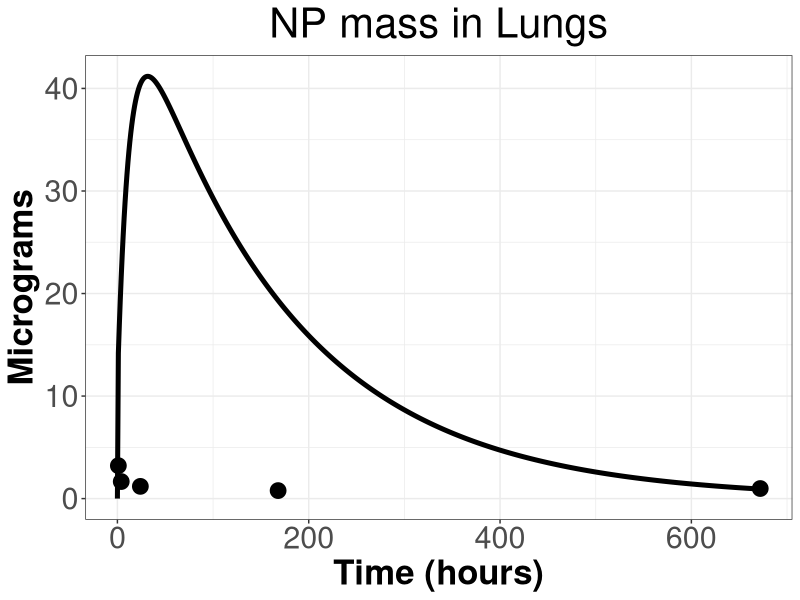
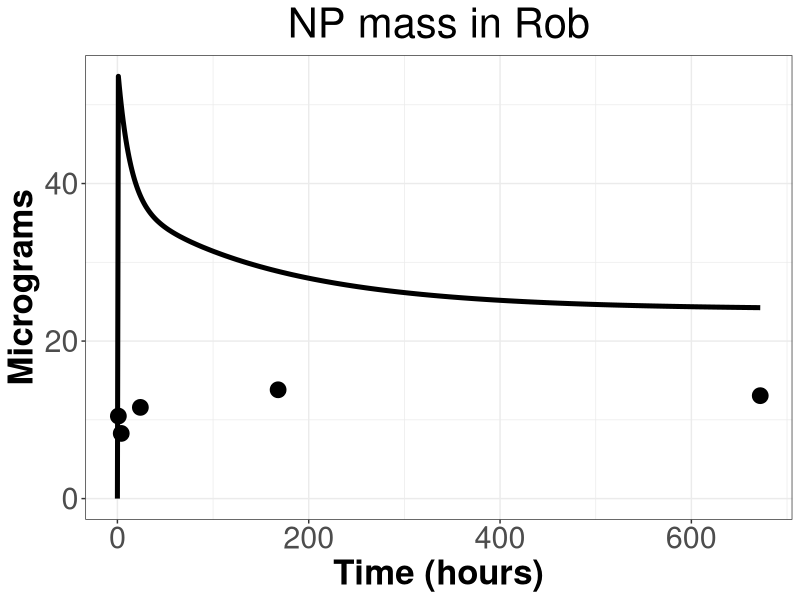
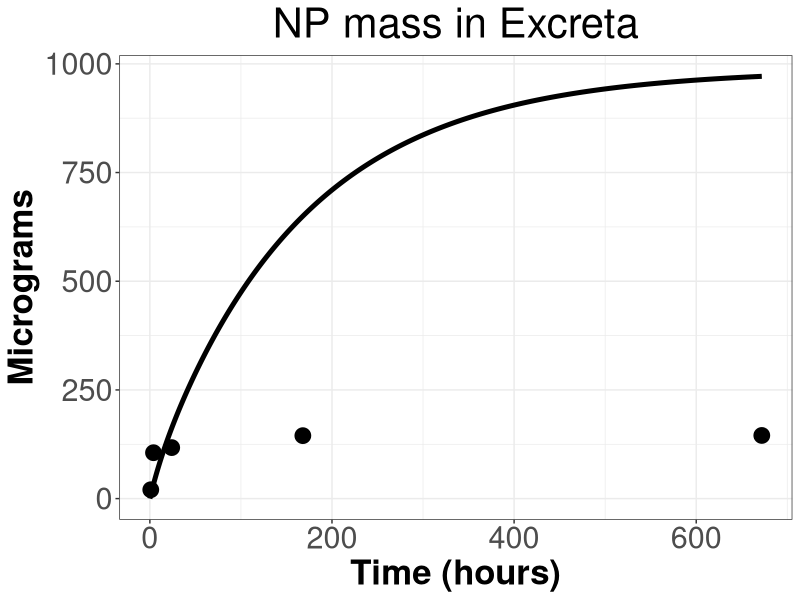
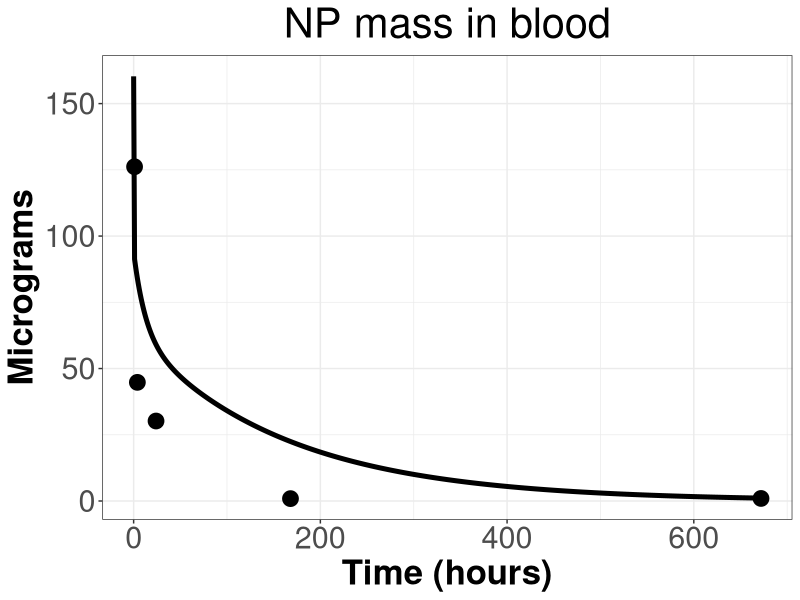

Write the R code that produced these figures, in order.
# Working directory

setwd("C:/Users/ptsir/Documents/GitHub/NP_mediated_drug_delivery")

# *** metrics ***

# The metric used for the optimization
mse_custom <- function(observed, predicted){
  mean((observed - predicted)^2)
}

mape <- function(observed, predicted){
  mean(abs(observed-predicted)*100/observed)
}

rmse <- function(observed, predicted){
  sqrt(mean((observed-predicted)^2)) 
}

AAFE <- function(observations, predictions, times=NULL){
  y_obs <- unlist(observations)
  y_pred <- unlist(predictions)
  # Total number of observations
  N<- length(y_obs)
  log_ratio <- rep(NA, N) 
  for ( i in 1:N){
    log_ratio[i] <- abs(log((y_pred[i]/y_obs[i]), base = 10))
  }
  aafe <- 10^(sum(log_ratio)/N) 
  return(aafe)
}

SODI <- function(observed, predicted, comp.names =NULL){
  # Check if the user provided the correct input format
  if (!is.list(observed) || !is.list(predicted)){
    stop(" The observations and predictions must be lists")
  }
  # Check if the user provided equal length lists
  if (length(observed) != length(predicted)){
    stop(" The observations and predictions must have the same compartments")
  }
  Ncomp <- length(observed) # Number of compartments
  I <- rep(NA, Ncomp) # Compartment discrepancy index
  N_obs <- rep(NA, Ncomp) #Number of observations per compartment
  #loop over the compartments
  for (i in 1:Ncomp){
    Et <- 0 #relative error with observations
    St <- 0  #relative error with simulations
    N <- length(observed[[i]]) # number of observations for compartment i
    # Check if observations and predictions have equal length
    if(N != length(predicted[[i]])){
      stop(paste0("Compartment ",i," had different length in the observations and predictions"))
    }
    N_obs[i] <- N # populate the N_obs vector
    for (j in 1:N){
      # sum of relative squared errors (error = observed - predicted)
      Et <- Et + ( abs(observed[[i]][j] - predicted[[i]][j])  / observed[[i]][j] )  ^2
      St <- St + ( abs(observed[[i]][j] - predicted[[i]][j])  / predicted[[i]][j] )  ^2
    }
    
    # root mean of the square of observed values
    RMEt <- sqrt(Et/N)
    # root mean of the square of simulated values
    RMSt <- sqrt( St/N)
    
    I[i] <- (RMEt + RMSt)/2   
  }
  # Total number of observations
  Ntot <- sum(N_obs)
  # Initialise the consolidated discrepancy index
  Ic <-0
  for (i in 1:Ncomp){
    # Give weight to compartments with more observations (more information)
    Ic <- Ic +  I[i]* N_obs[i]/Ntot
  }
  # Name the list of compartment discrepancy indices
  if ( !is.null(comp.names)){
    names(I) <- comp.names
  }else if (!is.null(names(observed))){
    names(I) <- names(observed)
  } else if (!is.null(names(predicted)) && is.null(comp.names) ){
    names(I) <- names(predicted)
  }
  return(Ic)
  #return(list(Total_index = Ic, Compartment_index= I))
}

#####################################
### Function to create Parameters ###
#####################################
create.params <<- function(weight){
  # Physiological parameters units
  # V_blood, V_ven, V_art (ml): Volume of total blood, venous blood and arterial blood
  # w_i (g):                    mass of tissue or organ "i"
  # V_tis_i (ml):                volume of tissue or organ "i"
  # V_cap_i (ml):                volume of capillary blood in tissue "i"
  # Q_i, Q_total (ml/h):        regional blood flow of tissue or organ "i"
  
  # List with names of  compartments
  compartments <- list("RoB"="RoB","Heart"="Heart", "Kidneys"="Kidneys", 
                       "Brain"="Brain", "Spleen"="Spleen",
                       "Lungs"="Lungs", "Liver"="Liver", "Uterus"="Uterus", 
                       "Bone"="Bone", "Adipose"="Adipose", "Skin"="Skin",
                       "MusCLE_fs"="MusCLE_fs",
                       "GIT"="GIT") # List with names of all possible compartments
  
  ### Density of tissues/organs
  d_tissue <- 1 #g/ml
  d_skeleton <- 1.92 #g/ml
  d_adipose <- 0.940 #g/ml
  
  Q_total <- (1.54*weight^0.75)*60 # Total Cardiac Output (ml/h)
  
  Total_Blood <- 0.06*weight+0.77 # Total blood volume (ml)
  
  #The following equation gives the  adipose % of body weight 
  fr_ad <- 0.0199*weight + 1.644 # w in g,  Brown et al.1997 p.420. 
  #read data from excel
  fractions <- openxlsx::read.xlsx("Rat_physiological_parameters.xlsx",
                                   sheet = 1, colNames = T, rowNames = T)
  fractions <- as.matrix(sapply(fractions, as.numeric))
  rownames(fractions) <- compartments
  
  #Tissue weight fraction 
  Tissue_fractions <- fractions[,1]/100 # % of BW. Na values refers to the volume of the rest organs(RoB)
  Tissue_fractions[10] <- fr_ad/100
  #Regional blood flow fraction
  Regional_flow_fractions <- fractions[,2]/100 # % of total cardiac output
  #Capillary volume fractions (fractions of tissue volume)
  Capillary_fractions <- fractions[,3] # of tissue volume
  
  W_tis <- rep(0,length(compartments))
  V_tis <- rep(0,length(compartments))
  V_cap <- rep(0,length(compartments))
  
  # Retrieval of tissue weight fractions
  fw_heart <- Tissue_fractions[2]
  fw_kidneys <- Tissue_fractions[3]
  fw_brain <- Tissue_fractions[4]
  fw_spleen <-Tissue_fractions[5]
  fw_lungs <- Tissue_fractions[6]
  fw_liver <- Tissue_fractions[7]
  fw_skeleton <- Tissue_fractions[8]
  fw_uterus <- Tissue_fractions[9]
  fw_adipose <- Tissue_fractions[10]
  fw_skin <- Tissue_fractions[11]
  fw_musCLE_fs <- Tissue_fractions[12]
  fw_git <- Tissue_fractions[13]
  
  ### Calculation of tissue weights  
  W_tis[2] <- fw_heart*weight
  W_tis[3] <- fw_kidneys*weight
  W_tis[4] <- fw_brain*weight
  W_tis[5] <- fw_spleen*weight
  W_tis[6] <- fw_lungs*weight
  W_tis[7] <- fw_liver*weight
  W_tis[8] <- fw_uterus*weight
  W_tis[9] <- fw_skeleton*weight
  W_tis[10] <- fw_adipose*weight
  W_tis[11] <- fw_skin*weight
  W_tis[12] <- fw_musCLE_fs*weight
  W_tis[13] <- fw_git*weight
  
  for (i in 1:length(compartments)) {
    ###Calculation of tissue volumes
    if (i==9){
      V_tis[i] <- W_tis[i]/d_skeleton
    } else if(i==10){
      V_tis[i] <- W_tis[i]/d_adipose
    } else{
      V_tis[i] <- W_tis[i]/d_tissue 
    }
    
    ###Calculation of capillary volumes
    V_cap[i] <- V_tis[i]*Capillary_fractions[i]
  }
  
  
  ### Calculations for "Soft tissue" compartment
  W_tis[1] <- weight - sum(W_tis[2:length(W_tis)], na.rm = TRUE)-Total_Blood
  V_tis[1] <- W_tis[1]     
  
  Vven=0.64*Total_Blood
  Vart=0.15*Total_Blood
  
  V_lu_is <- V_tis[6] 
  V_lu_cap <- V_cap[6] 
  V_rob_is <- sum(V_tis)-V_tis[6]
  V_rob_cap <- sum(V_cap)-V_cap[6]
  
  return(c("Q_blood_total"=Q_total,  "V_ven"=Vven, "V_art"=Vart,
           "V_lu_is" = V_lu_is, "V_rob_is" = V_rob_is,
           "V_lu_cap" = V_lu_cap, "V_rob_cap" = V_rob_cap))
}


#===============================================
#2. Function to create initial values for ODEs 
#===============================================

create.inits <- function( dose){
  M_lu_cap<-0; M_lu_is<-0;M_lu_cell <- 0; M_lu_pc <- 0; M_rob_cap<-0; M_rob_is<-0; 
  M_rob_cell <- 0; M_rob_pc <- 0;
  M_ven <- dose; M_art<-0; M_excreta<-0
  
  return(c( "M_lu_cap" = M_lu_cap, "M_lu_is"=M_lu_is,"M_lu_cell" = M_lu_cell,
            "M_lu_pc" = M_lu_pc,
            "M_rob_cap"=M_rob_cap, "M_rob_is"=M_rob_is,"M_rob_cell" = M_rob_cell,
            "M_rob_pc" = M_rob_pc,
            
            "M_ven" = M_ven, "M_art" = M_art,"M_excreta" = M_excreta))
}
#==============
#3. ODEs System
#==============
Rat_model <- function(time, inits, params){
  with(as.list(c(inits, params)),{
    #Estimate the interpolated weights
    if (time<=7*24){
      interpolated_weight = round(229+ time*(243-229)/(7*24))
    }else{
      interpolated_weight =  round(243 + (time-7*24)*(288-243)/((28-7)*24))
    }
    #Find the position of the interpolated weight
    which_weight <- which(all_weights == interpolated_weight)
    # Obtain physiological parameters based on interpolated weight
    parameters <- physiological_pars[[which_weight]]
    Q_blood_total <- parameters["Q_blood_total"]
    V_ven <- parameters["V_ven"]
    V_art <- parameters["V_art"]
    V_lu_is <-  parameters["V_lu_is"]
    V_lu_cap <-  parameters["V_lu_cap"]
    V_rob_is <- parameters["V_rob_is"]
    V_rob_cap <- parameters["V_rob_cap"]
    
    Q_total <- Q_blood_total*(1-Hct)
    QL_lu <- Q_total/500
    QL_rob <- Q_total/500
    # Concentrations (micro grams of NPs)/(mL tissue)
    C_lu_is <- M_lu_is/V_lu_is
    C_lu_cap <- M_lu_cap/V_lu_cap
    C_rob_is <- M_rob_is/V_rob_is
    C_rob_cap <- M_rob_cap/V_rob_cap
    C_ven <- M_ven/V_ven
    C_art <- M_art/V_art
    
    #Estimate lung's reflection coefficient
    a_lu <- np_size/lung_pore_size
    Phi_lu = (1-a_lu)^2
    F_lu <- (((1-a_lu^2)^(3/2))*Phi_lu)/(1+0.2*(a_lu^2)*(1-a_lu^2)^16)
    G_lu <- ((1- (2*a_lu^2)/3 - 0.20217*a_lu^5 )/ (1-0.75851*a_lu^5)) - (0.0431*(1-(1-a_lu^10)))
    sigma_lu <- 1-(1-(1-Phi_lu)^2)*G_lu+2*a_lu^2*Phi_lu*F_lu
    
    #Estimate rob reflection coefficient
    a_rob <- np_size/rob_pore_size
    Phi_rob = (1-a_rob)^2
    F_rob <- (((1-a_rob^2)^(3/2))*Phi_rob)/(1+0.2*(a_rob^2)*(1-a_rob^2)^16)
    G_rob <- ((1- (2*a_rob^2)/3 - 0.20217*a_rob^5 )/ (1-0.75851*a_rob^5)) - (0.0431*(1-(1-a_rob^10)))
    sigma_rob <- 1-(1-(1-Phi_rob)^2)*G_rob+2*a_rob^2*Phi_rob*F_rob
    
    # Lungs
    dM_lu_cap <-  Q_total*C_ven - (Q_total-QL_lu)*C_lu_cap - (1-sigma_lu)*QL_lu*C_lu_cap 
    dM_lu_is <- (1-sigma_lu)*QL_lu*C_lu_cap   -QL_lu*C_lu_is -
                      k_lu_in *M_lu_is + k_lu_out *M_lu_cell 
    dM_lu_cell <- k_lu_in *M_lu_is - k_lu_out *M_lu_cell
    dM_lu_pc <-  0
    
    #Rest of the body
    dM_rob_cap <-  Q_total*C_art - (Q_total-QL_rob)*C_rob_cap - 
                    (1-sigma_rob)*QL_rob*C_rob_cap -M_rob_cap*pc_endo
    dM_rob_is <- (1-sigma_rob)*QL_rob*C_rob_cap - QL_rob*C_rob_is - CLE_f*M_rob_is-
                  k_rob_in *M_rob_is + k_rob_out *M_rob_cell
    dM_rob_cell <- k_rob_in *M_rob_is - k_rob_out *M_rob_cell
    dM_rob_pc <-  M_rob_cap*pc_endo
    
    # Venous Blood
    dM_ven <- (Q_total-QL_rob)*C_rob_cap + QL_rob*C_rob_is + QL_lu*C_lu_is- Q_total*C_ven
    
    # Arterial Blood
    dM_art <- (Q_total-QL_lu)*C_lu_cap - Q_total*C_art
    
    # Excreta
    dM_excreta <- CLE_u*M_rob_is + CLE_f*M_rob_is
    
    Whole_blood <- M_art+M_ven
    Lungs <- M_lu_cap + M_lu_is + M_lu_pc+ M_lu_cell
    Rob <- M_rob_cap + M_rob_is + M_rob_cell+M_rob_pc
    
    list(c("dM_lu_cap" = dM_lu_cap, "dM_lu_is" = dM_lu_is, 
           "dM_lu_cell" = dM_lu_cell,"dM_lu_pc" = dM_lu_pc,
           "dM_rob_cap" = dM_rob_cap, "dM_rob_is" = dM_rob_is, 
           "dM_rob_cell" = dM_rob_cell, 
           "dM_rob_pc" = dM_rob_pc,
           "dM_ven" = dM_ven,"dM_art" = dM_art,"dM_excreta" = dM_excreta), 
         "Whole_blood"=Whole_blood,"Lungs" = Lungs, "Rob" = Rob)
  })
}

obj_func <- function(x, dose, df, pars, metric = "AAFE"){
  BodyBurden <- c(df$lungs, df$rob, df$excreta, df$blood)
  parms <- c("rob_pore_size" = exp(x[1]), "lung_pore_size" = exp(x[2]),
             "CLE_f" = exp(x[3]),"CLE_u" = exp(x[4]),
             "pc_endo" =  exp(x[5]) ,
             #"pc_exo" =  exp(x[6]), "Q_pc_sinusoids" =  exp(x[7]),"Q_pc_interstitial" =  exp(x[8]),
             # "Q_pc_lu" =  exp(x[9]),
             
             "Hct" = 0.45,  "np_size" = 6.55,
             'k_lu_in' = 0.400,  'k_lu_out' =0.0598,
             "k_rob_in" = 0.051, "k_rob_out" = 0.063,
             "physiological_pars" = pars$physiological_pars, 
             "all_weights" = pars$all_weights)
  sol_times <- c(seq(0,1, 0.001),seq(1.1,5, 0.1),  seq(6,28*24, 1))
  inits <- create.inits(unname(dose))
  solution <- data.frame(deSolve::ode(times = sol_times,  func = Rat_model,
                                      y = inits, parms = parms, method="bdf",
                                      rtol = 1e-4, atol = 1e-4))
  if(sum(solution$time %in% df$time) == length( df$time)){
    results <- c(solution[solution$time %in% df$time, "Lungs"],
                 solution[solution$time %in% df$time, "Rob"],
                 solution[solution$time %in% df$time, "M_excreta"],
                 solution[solution$time %in% df$time, "Whole_blood"])
  }else{
    results <-   BodyBurden *1000
    
  }
  
  
  # Find the position of the current PFAS in the PFAS_names vector
  if(metric == "AAFE"){
    score <- AAFE(BodyBurden, results) 
  }else if (metric =="rmse"){
    score <- rmse(BodyBurden, results)
  }else if(metric == "SODI"){
    score <- SODI(list(BodyBurden), list(results))
  }       
  return(score)
}

##############################################################################
################################################################################
# Load the data for PFAS concentration
data_concentration <- t(openxlsx::read.xlsx ('PEG-AU-NPs.xlsx', 
                                             sheet = "Kozics_concentration", 
                                             colNames = TRUE, rowNames = TRUE))
data_mass <- t(openxlsx::read.xlsx ('PEG-AU-NPs.xlsx', 
                                    sheet = "Kozics_mass", 
                                    colNames = TRUE, rowNames = TRUE)[1:5,])


dose_per_weight <- 0.7 #mg/kg
dose <- dose_per_weight*229
#The percentage of gold recovery in the analyzed samples
#detected 1 h after i.v. injection accounted for approximately 68.5% of the total injected
#dose.
#dose <- rowSums(data_mass)[1]/0.685 
df <- data.frame(time = c(1, 4, 24, 7*24, 28*24), lungs = unname(data_mass[,"lungs"]), 
                 rob = unname(data_mass[,"liver"]+ data_mass[,"spleen"] + 
                                data_mass[,"kidneys"]),  excreta = rep(NA, 5),
                 blood = unname(data_mass[,"blood"]))
df$excreta <- dose - (df$lungs+df$rob+df$blood)

# Vector of all possible interpolated weights
all_weights <- 229:288
physiological_pars <- list()
for(i in 1:length(all_weights)){
  physiological_pars[[i]] <- create.params(all_weights[i])
}

opts <- list( "algorithm" = "NLOPT_LN_SBPLX", #"NLOPT_LN_NEWUOA",NLOPT_LN_SBPLX , #"NLOPT_LN_BOBYQA" #"NLOPT_LN_COBYLA"
              "xtol_rel" = 1e-7, 
              "ftol_rel" = 1e-7,
              "ftol_abs" = 0.0,
              "xtol_abs" = 0.0 ,
              "maxeval" = 100,
              "print_level" = 1)


# Define initial values of fitted parameters to provide to the optimization routine
x0 <-  c(log(10),log(8),5,1,1)#,-17,1,1,-5)
set.seed(435)
optimization<- nloptr::nloptr(x0 = x0,
                              eval_f = obj_func,
                              lb	=  c(log(6.551),log(6.551),-15,-15,-15),#-30,-10,-10,-10),
                              ub =   c(log(2500),log(100),15,15,15),#-5,7,7,2),
                              opts = opts,
                              dose = dose,
                              df = df,
                              metric = "SODI",
                              pars = list("all_weights" = all_weights,
                                          "physiological_pars" = physiological_pars ))


parms <- c("rob_pore_size" = exp(optimization$solution[1]), 
           "lung_pore_size" = exp(optimization$solution[2]),
           "CLE_f" = exp(optimization$solution[3]),
           "CLE_u" =  exp(optimization$solution[4]),
           
           "pc_endo" =  exp(optimization$solution[5]) ,
           # "pc_exo" =  exp(optimization$solution[6]),
           # "Q_pc_sinusoids" =  exp(optimization$solution[7]) ,
           # "Q_pc_interstitial" =  exp(optimization$solution[8]),
           # "Q_pc_lu" =  exp(optimization$solution[9]) ,
           
           "k_rob_in" =  0.051 , 
           "k_rob_out" = 0.063,
           "Hct" = 0.45,"np_size" = 6.5,
           'k_lu_in' = 0.400,  'k_lu_out' =0.0598,
           "physiological_pars" = physiological_pars, 
           "all_weights" = all_weights)


sol_times <- seq(0,28*24, 1 )
inits <- create.inits(unname(dose))
solution <- data.frame(deSolve::ode(times = sol_times,  func = Rat_model,
                                    y = inits, parms = parms, method="lsodes",
                                    rtol = 1e-7, atol = 1e-7))
library(ggplot2)
# Lungs plot
ggplot()+
  geom_line(data = solution, aes(x=time, y=Lungs ), size=1.7)+
  geom_point(data = df, aes(x=time  , y=lungs ), size=5)+
  
  labs(title = "NP mass in Lungs", y = "Micrograms", x = "Time (hours)")+
  theme_bw()+
  theme(plot.title = element_text(hjust = 0.5,size=30), 
        axis.title.y =element_text(hjust = 0.5,size=25,face="bold"),
        axis.text.y=element_text(size=22),
        axis.title.x =element_text(hjust = 0.5,size=25,face="bold"),
        axis.text.x=element_text(size=22),
        legend.title=element_text(hjust = 0.5,size=25), 
        legend.text=element_text(size=22)) + 
  
  theme(legend.key.size = unit(1.5, 'cm'),  
        legend.title = element_text(size=14),
        legend.text = element_text(size=14),
        axis.text = element_text(size = 14))

########
# Rob plot
ggplot()+
  geom_line(data = solution, aes(x=time, y=Rob ), size=1.7)+
  geom_point(data = df, aes(x=time  , y=rob ), size=5)+
  
  labs(title = "NP mass in Rob", y = "Micrograms", x = "Time (hours)")+
  theme_bw()+
  
  theme(plot.title = element_text(hjust = 0.5,size=30), 
        axis.title.y =element_text(hjust = 0.5,size=25,face="bold"),
        axis.text.y=element_text(size=22),
        axis.title.x =element_text(hjust = 0.5,size=25,face="bold"),
        axis.text.x=element_text(size=22),
        legend.title=element_text(hjust = 0.5,size=25), 
        legend.text=element_text(size=22)) + 
  
  theme(legend.key.size = unit(1.5, 'cm'),  
        legend.title = element_text(size=14),
        legend.text = element_text(size=14),
        axis.text = element_text(size = 14))


########
# Excreta plot
ggplot()+
  geom_line(data = solution, aes(x=time, y=M_excreta ), size=1.7)+
  geom_point(data = df, aes(x=time  , y=excreta ), size=5)+
  
  labs(title = "NP mass in Excreta", y = "Micrograms", x = "Time (hours)")+
  theme_bw()+
  
  theme(plot.title = element_text(hjust = 0.5,size=30), 
        axis.title.y =element_text(hjust = 0.5,size=25,face="bold"),
        axis.text.y=element_text(size=22),
        axis.title.x =element_text(hjust = 0.5,size=25,face="bold"),
        axis.text.x=element_text(size=22),
        legend.title=element_text(hjust = 0.5,size=25), 
        legend.text=element_text(size=22)) + 
  
  theme(legend.key.size = unit(1.5, 'cm'),  
        legend.title = element_text(size=14),
        legend.text = element_text(size=14),
        axis.text = element_text(size = 14))


########
# Blood plot
ggplot()+
  geom_line(data = solution, aes(x=time, y=Whole_blood ), size=1.7)+
  geom_point(data = df, aes(x=time  , y=blood ), size=5)+
  
  labs(title = "NP mass in blood", y = "Micrograms", x = "Time (hours)")+
  theme_bw()+
  
  theme(plot.title = element_text(hjust = 0.5,size=30), 
        axis.title.y =element_text(hjust = 0.5,size=25,face="bold"),
        axis.text.y=element_text(size=22),
        axis.title.x =element_text(hjust = 0.5,size=25,face="bold"),
        axis.text.x=element_text(size=22),
        legend.title=element_text(hjust = 0.5,size=25), 
        legend.text=element_text(size=22)) + 
  
  theme(legend.key.size = unit(1.5, 'cm'),  
        legend.title = element_text(size=14),
        legend.text = element_text(size=14),
        axis.text = element_text(size = 14))

###################
# Generate Data   #
###################
# times <- seq(0,28*24, 0.01)
# solution <- data.frame(deSolve::ode(times = times,  func = Rat_model,
#                                     y = inits, parms = parms, method="lsodes",
#                                     rtol = 1e-7, atol = 1e-7))
# select_times <-c(0.1, 0.5, 1, 2, 5, 10,20, 30, 40, 50,100,250,672)
# solution <- solution[solution$time %in% select_times,]
# 
# # Case 1: cell vicinity  is the whole organ
# case1 <- data.frame(time = solution$time, administration_site = solution$M_ven+solution$M_art, 
#                     cell_vicinity = solution$Lungs-solution$M_lu_cell,
#                     cell_interior = solution$M_lu_cell, 
#                     off_target = solution$Rob,
#                     excreta = solution$M_excreta)
# openxlsx::write.xlsx(case1, "case1.xlsx")
# 
# # Case 2: cell vicinity  is interstitial space
# case2 <- data.frame(time = solution$time, administration_site = solution$M_ven+solution$M_art, 
#                     cell_vicinity = solution$M_lu_is,
#                     cell_interior = solution$M_lu_cell, 
#                     off_target = solution$Rob+solution$M_lu_cap+solution$M_lu_pc,
#                     excreta = solution$M_excreta)
# openxlsx::write.xlsx(case1, "case2.xlsx")
